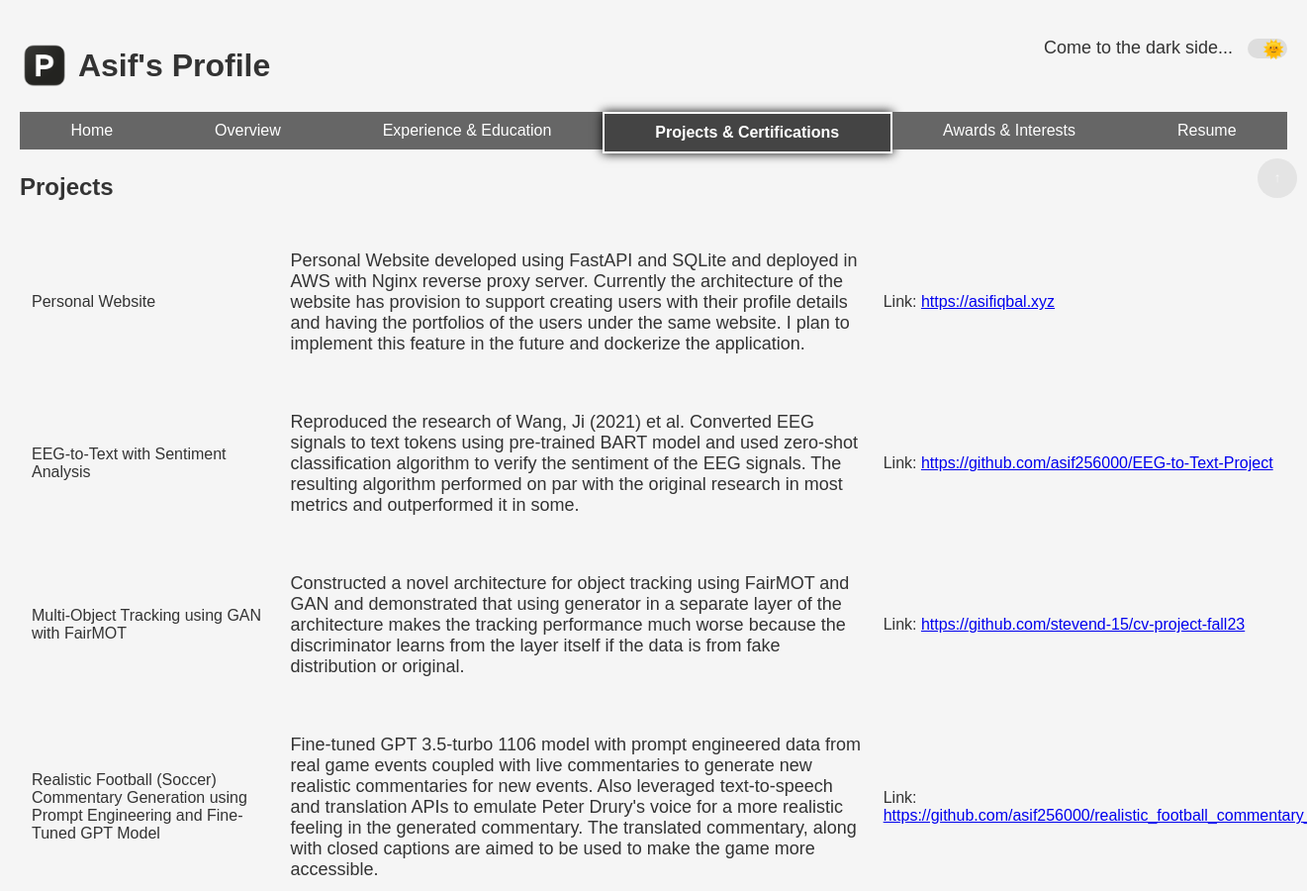
/projects_certificates (upper part), run on an earlier commit of the app's database.
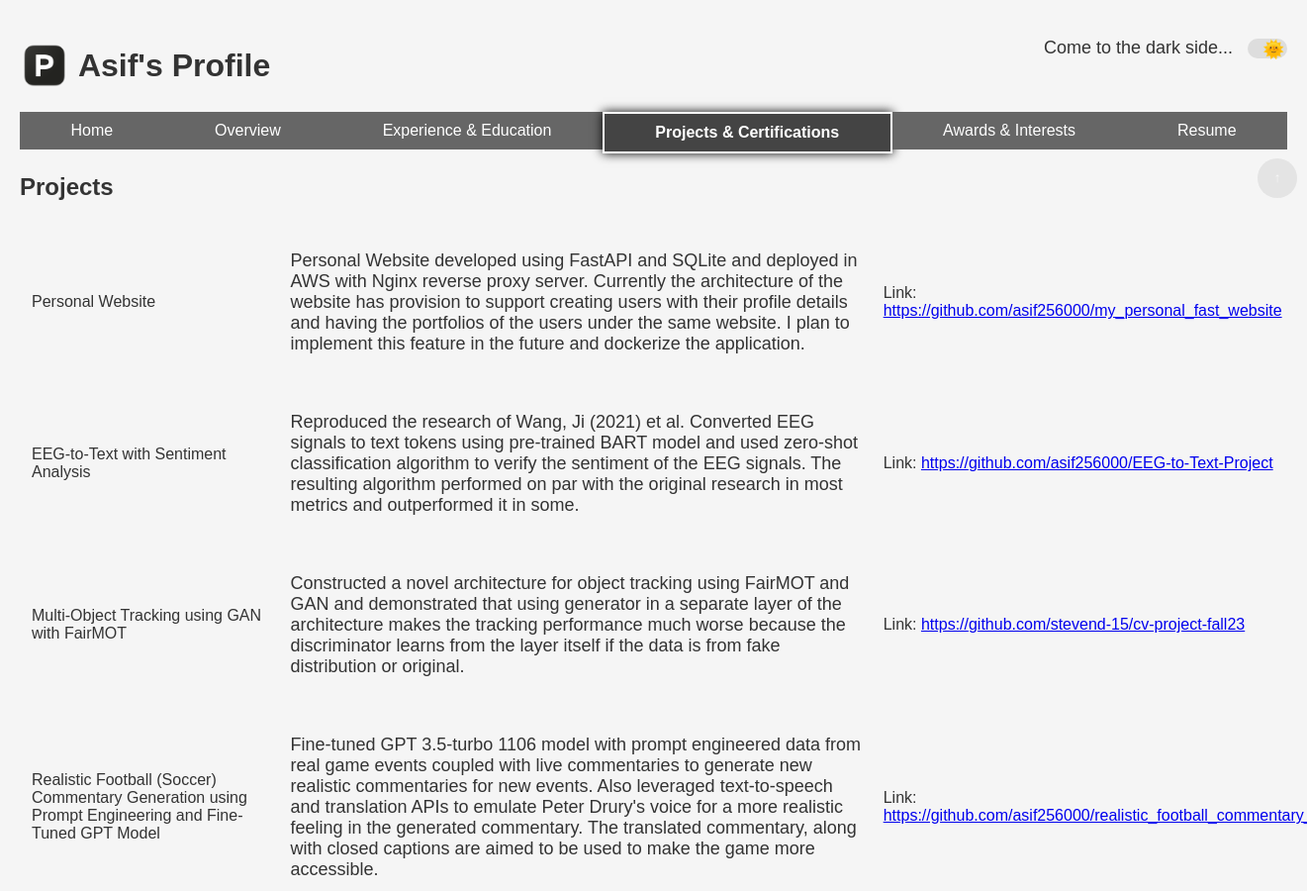
And on a later commit of the database.
### src/data/models.py (models this page shows)
class Projects(Base):
    __tablename__ = "projects"
    id = Column(Integer, primary_key=True, index=True)
    title = Column(String)
    description = Column(String)
    link = Column(String)
    fk_user = Column(Integer, ForeignKey("basic_info.id"))
    user = relationship("BasicInfo", back_populates="projects")

### src/web/routes.py (the view)
@router.get("/projects_certificates", name="projects_certificates", response_class=HTMLResponse)
def send_projects_certificates(request: Request, db: Session = Depends(db_init.get_db)):
    basic_info = db_ops.filter_data_with_id(db, table_name="basic_info", lookup_id=1)
    user_filter = {"fk_user": basic_info.id}
    projects = db_ops.filter_data_from_table(db, table_name="projects", lookup_filter=user_filter)
    certifications = db_ops.filter_data_from_table(db, table_name="certifications", lookup_filter=user_filter)
    return templates.TemplateResponse(
        "proj_cert.html",
        {
            "request": request,
            "current_page": "projects_certificates",
            "curr_date": date.today(),
            "basic_info": basic_info,
            "projects": projects,
            "certifications": certifications,
        },
    )

### templates/proj_cert.html (shortened to what this page needs)
{% extends "base.html" %}
{% block heading %}
    {{ basic_info.name.split(" ")[0] }}'s Profile
{% endblock %}
{% block content %}
    <div class="main-content">
        <section id="projects">
            <h2>Projects</h2>
            <table>
            <tbody>
                {% for proj in projects %}
                    <tr style="padding: 10px;">
                    <td style="padding: 10px; max-width: 20vw;">{{ proj.title }}</td>
                    <td style="padding: 10px; max-width: 50vw;"><p>{{ proj.description }}</p></td>
                    {% if proj.link %}
                        <td style="padding: 10px; max-width: 30vw;">Link: <a href="{{ proj.link }}">{{ proj.link }}</a></td>
                    {% else %}
                        <td style="padding: 10px; max-width: 30vw;"></td>
                    </tr>
                    {% endif %}
                {% endfor %}
            </tbody>
            </table>
        </section>
    </div>
{% endblock %}

What changed in the data, as far as the page shows it:
changed Projects "Personal Website": link "https://asifiqbal.xyz" → "https://github.com/asif256000/my_personal_fast_website"
